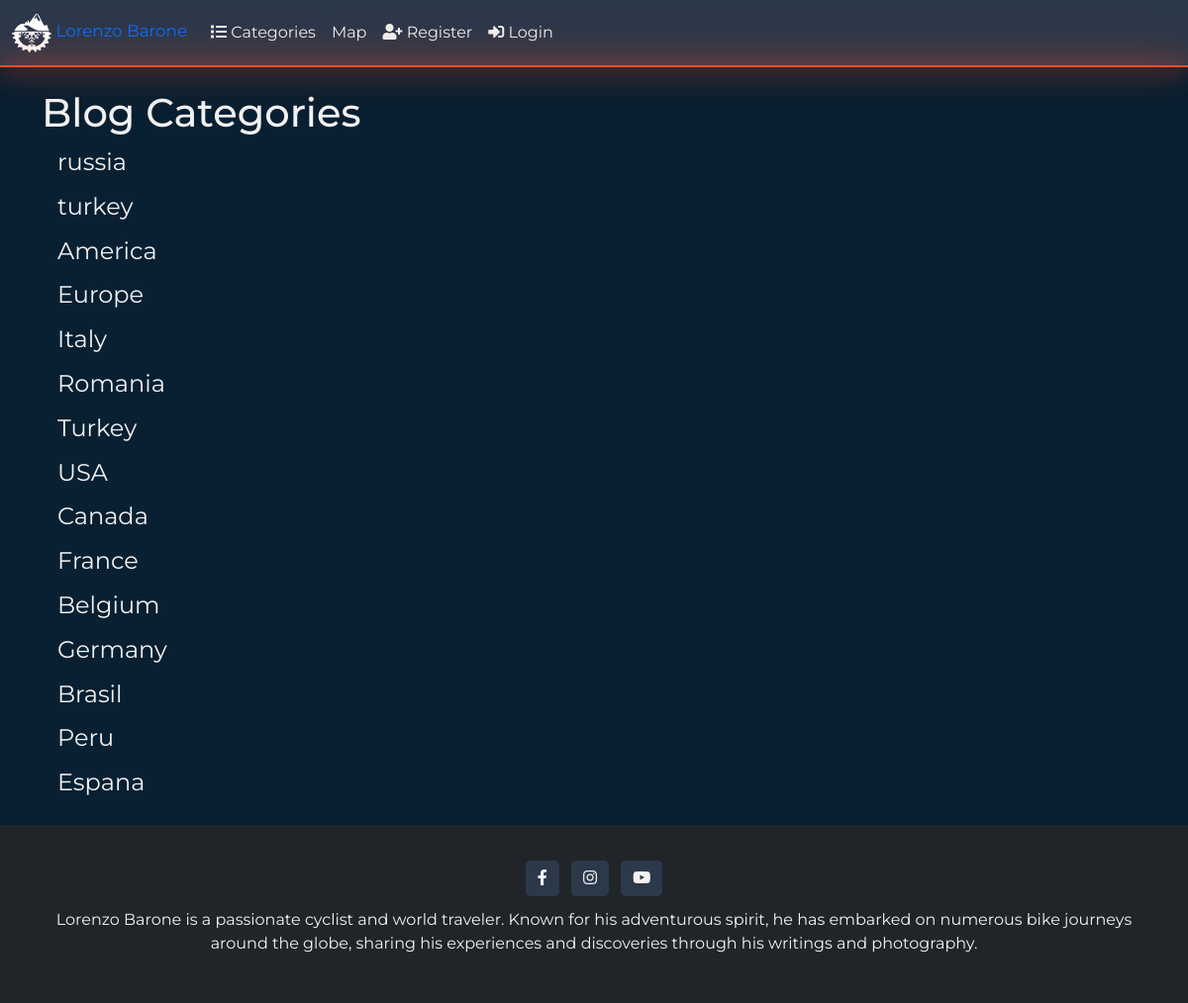
The page /category-list/ on the database its author committed.
### lorenzo_barone/models.py (models this page shows, shortened)
class Category(models.Model):
    name = models.CharField(max_length=255)
    def __str__(self):
        return self.name

### lorenzo_barone/views.py (the view)
# urls.py: path('category-list/', CategoryListView, name='category-list'),
def CategoryListView(request):
    cat_menu_list = Category.objects.all()
    return render(request, 'category_list.html', {'cat_menu_list': cat_menu_list})

### templates/category_list.html (shortened to what this page needs)
{% extends 'base.html' %}
{% block content %}
    <h1>Blog Categories</h1>
    {% for item in cat_menu_list %}
        <h4><a class="dropdown-item" href="{% url 'category' item|slugify %}">{{ item }}</a></h4>
    {% endfor %}
{% endblock %}

### templates/base.html (style rules this page uses)
* { margin: 0; padding: 0; font-family: 'Montserrat', sans-serif; color: #f2f2f2; }
body { background-color: rgb(8, 32, 50); }
.dropdown-item { color: #f2f2f2; border-radius: 5px; }

### rows shown on the page
Category: name "russia"
Category: name "turkey"
Category: name "America"
Category: name "Europe"
Category: name "Italy"
Category: name "Romania"
Category: name "Turkey"
Category: name "USA"
Category: name "Canada"
Category: name "France"
Category: name "Belgium"
Category: name "Germany"
Category: name "Brasil"
Category: name "Peru"
Category: name "Espana"
